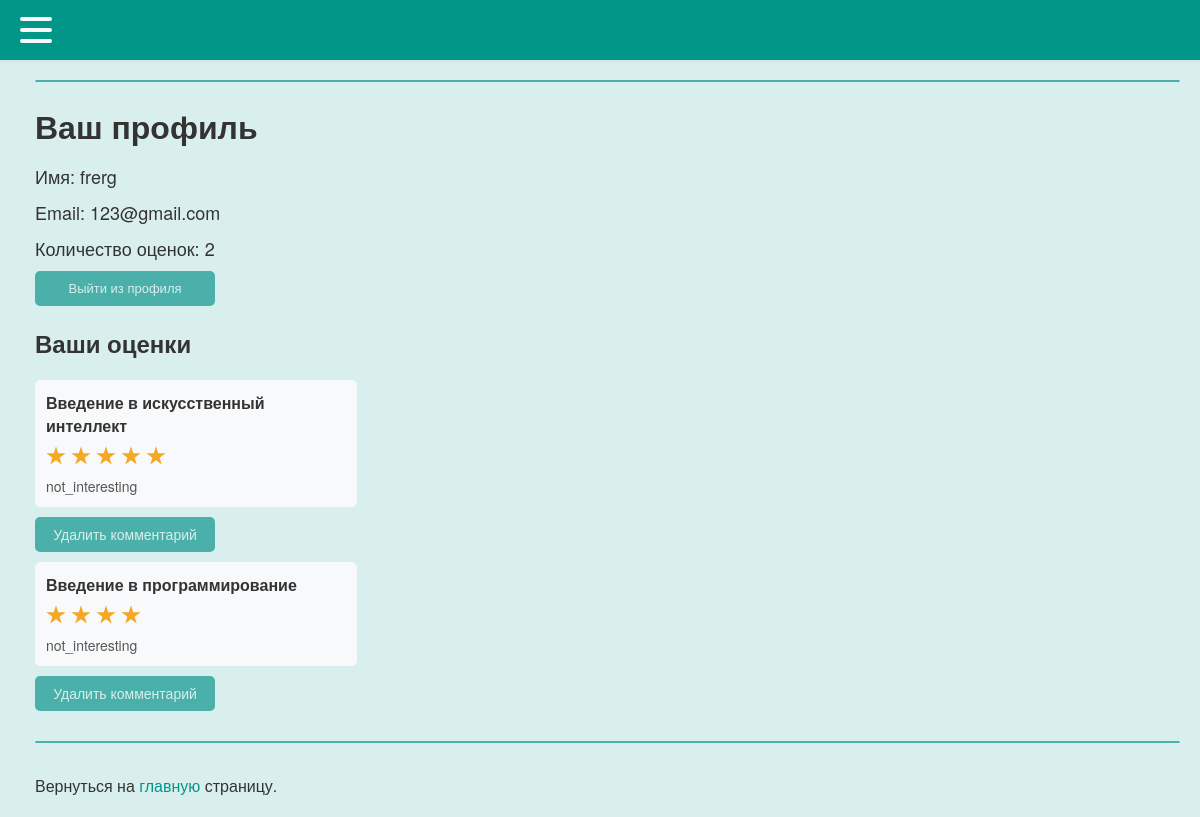
The page /profile (signed in) on the database as committed earlier.
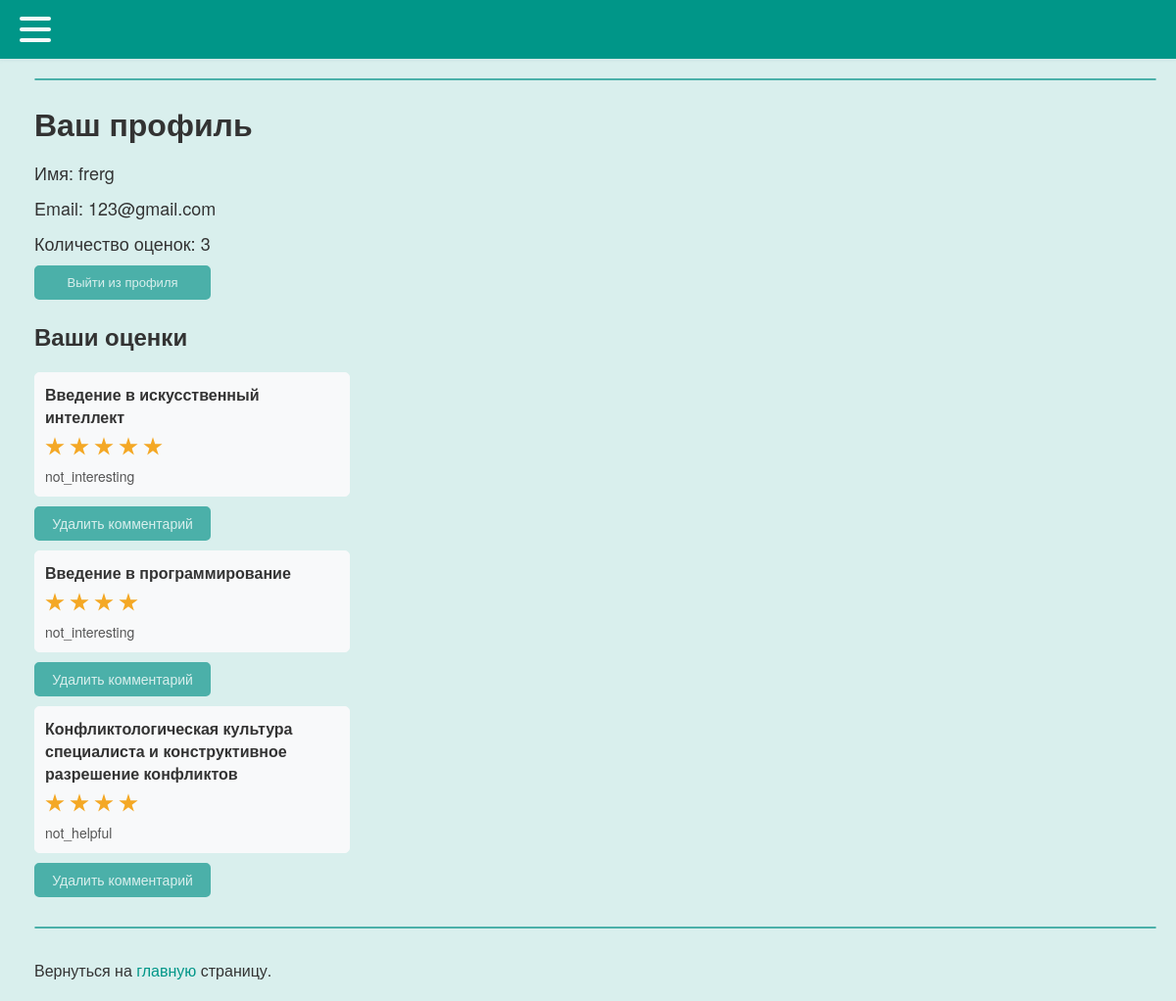
The same page on the database as committed later.
### tables this page shows
CREATE TABLE comments (
id integer PRIMARY KEY AUTOINCREMENT,
username text,
mfkname text,
score text,
mfktitle text,
reason text
);

### testApp.py (the view, shortened to what this page needs)
@app.route('/profile', methods=["POST", "GET"])
@login_required
def profile():
    form = commentDelForm()
    your_comments = dbase.getUserCommentsNumb(current_user.getName())
    if dbase.getUserCommentsNumb(current_user.getName()) != (False, False):
        comments_numb = len(dbase.getUserCommentsNumb(current_user.getName()))
    else:
        comments_numb = 0
    dbase.updateUserCommentsNumb(comments_numb, current_user.getEmail())
    return render_template('profile.html', menu=menu, your_comments=your_comments, comments_numb=comments_numb, form=form)

### FDataBase.py (called while the page is built)
    def getUser(self, user_id):
        try:
            self.__cur.execute(f"SELECT * FROM users WHERE id = {user_id} LIMIT 1")
            res = self.__cur.fetchone()
            if not res:
                print("getUser Пользователь не найден")
                return False
            return res
        except sqlite3.Error as e:
            print("getUser Ошибка получения данных из БД " + str(e))
        return False

    def updateUserCommentsNumb(self, comments_numb, email):
        try:
            self.__cur.execute(f"UPDATE users SET comments_numb = ? WHERE email = ?", (comments_numb, email))
            self.__db.commit()
        except sqlite3.Error as e:
            print("updateUserCommentsNumb Ошибка обновления аватара в БД: " + str(e))
            return False
        return True

    def getUserCommentsNumb(self, name):
        try:
            self.__cur.execute(f"SELECT * FROM comments WHERE username LIKE '{name}'")
            res = self.__cur.fetchall()
            if res:
                return res
        except sqlite3.Error as e:
            print("getUserCommentsNumb Ошибка получения статьи из БД " + str(e))
        return (False, False)

### templates/profile.html (shortened to what this page needs)
{% extends 'index.html' %}
{% block content %}
<h1 style="margin-bottom: 14px;">Ваш профиль</h1>
<div style="margin-bottom: 10px; font-size: 18px;">Имя: {{ current_user.getName() }}</div>
<div style="margin-bottom: 10px; font-size: 18px;">Email: {{ current_user.getEmail() }}</div>
<div style="margin-bottom: 10px; font-size: 18px;">Количество оценок: {{ comments_numb }}</div>
<a class="my_a" href="{{url_for('logout')}}">
  <div class="button_container">
    <div class="center">
      <button class="btn">
        <span class="btn_span">Выйти из профиля</span>
      </button>
    </div>
  </div>
</a>
    <h2>Ваши оценки</h2>
    <ul class="list-comments">
        {% for m in your_comments %}
            <li style="width: 300px;" >
                <p style="margin: 0px 0 0px 0;" class="title">
                    {{m.mfktitle}}
                    <div class="comment_stars_background comment_container container">
                      <div class="comment_stars_background container__items">
                        {% for i in range(m.score|int) %}
                          <label class="comment_stars_background my_label" for="">
                            <div class="star-stroke">
                            </div>
                          </label>
                        {% endfor %}
                      </div>
                    </div>
                <p class="annonce">{{ m.reason }}</p>
            </li>
            <form method="POST" action="/profile">
                <div class="button_container">
                    <div class="center">
                      <button class="btn" name="delete_comment_btn">
                        <span style="font-size: 14px;" class="btn_span">Удалить комментарий</span>
                      </button>
                    </div>
                  </div>
            </form>
        {% endfor %}
    </ul>
{% endblock %}

Rows that differ between the two databases and show on the page:
added comments: mfktitle "Конфликтологическая культура специалиста и конструктивное разрешение конфликтов", score "4" (drawn), reason "not_helpful"
Other text that changed with them:
{{ comments_numb }}: "2" → "3"
